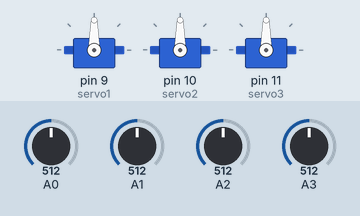
A sketch run on a simulated Arduino Uno, built with avr-gcc and run on an emulated ATmega328P. On the bench: 3 × servo. The inputs (shaded band) are chosen by the test bench; at power-on: A0 = 512, A1 = 512, A3 = 512, A2 = 512.

Above: at 1.2 s.
1.3 s: A0 set to 716
At 2.2 s:
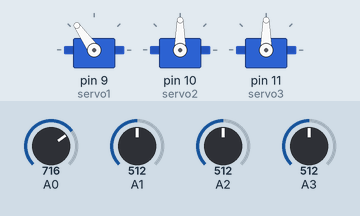
2.8 s: A1 set to 716
At 3.3 s:
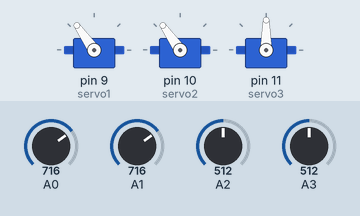
4.3 s: A3 set to 716
At 5.5 s:
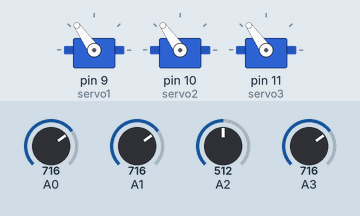
5.8 s: A0 set to 992
At 6.8 s:
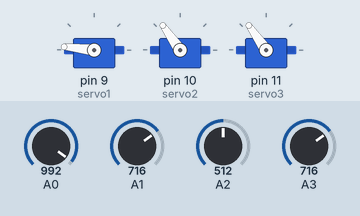
7.3 s: A1 set to 992
At 7.9 s:
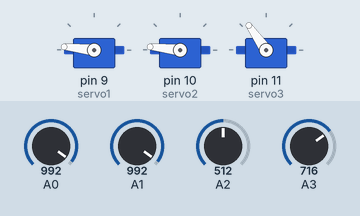
8.8 s: A3 set to 992
At 9.1 s:
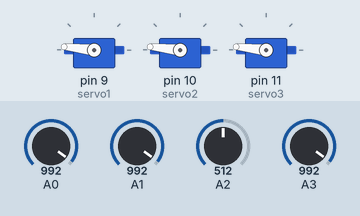
Timing chart, 0 to 11.3 s (numbered marks = the images above; inputs shaded):
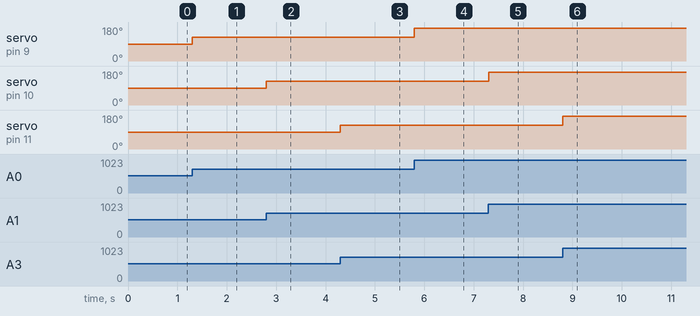

The sketch:

robotkol90deg.ino
```cpp
#include <Servo.h> //servo motor kütüphanesini dahil ettik
Servo servo1; //servo motor oluşturduk
Servo servo2;
Servo servo3;

int deger0;
int deger1;
int deger2;
int deger3;

int derece0;
int derece1;
int derece2;
int derece3;
void setup() {
   servo1.attach(9); //servo1 motorunun 6.pine bağlı
   servo2.attach(10); //servo1 motorunun 7.pine bağlı
   servo3.attach(11); //servo1 motorunun 8.pine bağlı

}

void loop() {
analogRead(A0);
analogRead(A1);
analogRead(A2);
analogRead(A3);

deger0=analogRead(A0);
derece0=map(deger0,0,1023,0,180);

deger1=analogRead(A1);
derece1=map(deger1,0,1023,0,180);

deger2=analogRead(A2);
derece2=map(deger2,0,1023,0,180);

deger3=analogRead(A3);
derece3=map(deger3,0,1023,0,180);


servo1.write(derece0);
servo2.write(derece1);
servo3.write(derece3);
}
```

Measured:
- after the input at 1.3 s, servo on pin 9 (servo1): 90° → 125° at once
- after the input at 2.8 s, servo on pin 10 (servo2): 90° → 125° at once
- after the input at 4.3 s, servo on pin 11 (servo3): 90° → 125° at once
- after the input at 5.8 s, servo on pin 9 (servo1): 125° → 174° at once
- after the input at 7.3 s, servo on pin 10 (servo2): 125° → 174° at once
- after the input at 8.8 s, servo on pin 11 (servo3): 125° → 174° at once
